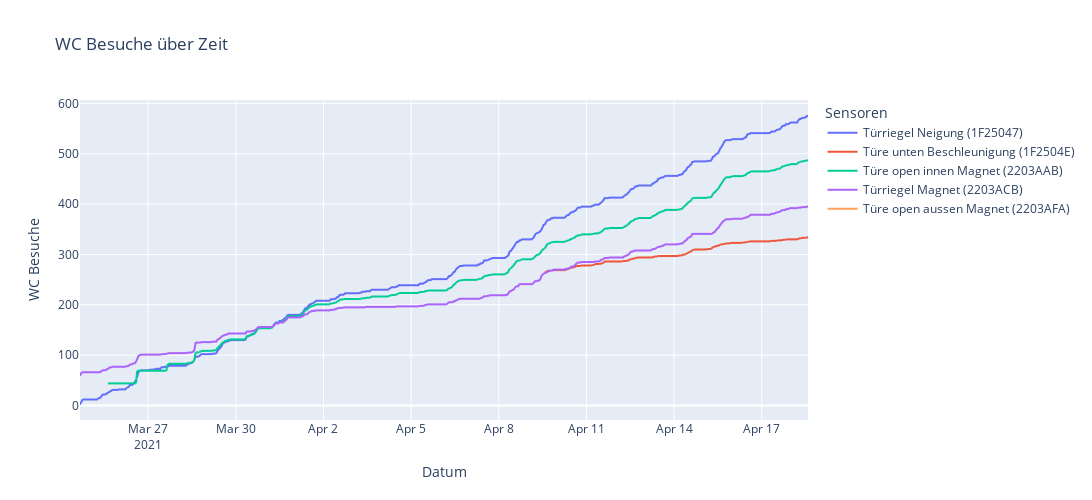

Notebook code for this chart:
### Markdown cell above
## Cummulative data over time

### Code cell
def customLegend(fig, nameSwap):
    for i, dat in enumerate(fig.data):
        for elem in dat:
            if elem == 'name':
                # print(fig.data[i].name)
                if fig.data[i].name in nameSwap.keys():
                    fig.data[i].name = nameSwap[fig.data[i].name]
    return(fig)

vis_data = message_data_wide.drop(columns = 'counter_2203AF9')
# subselect dat until April 18
vis_data = vis_data[vis_data['created'].dt.date <= pd.to_datetime('2021-04-18')]

fig = px.line(vis_data, x='created', y=get_sub_columns(vis_data, False, 'created'), width=1500, height=500, title='WC Besuche über Zeit')
# titles
# fig.update_xaxes(title_text='Datum')
# fig.update_yaxes(title_text='WC-Besuche')
fig.update_layout(
    xaxis_title = 'Datum',
    yaxis_title = 'WC Besuche',
    legend_title = 'Sensoren'
)
# legend
fig = customLegend(fig=fig, nameSwap = \
    { \
        'counter_1F25047' : 'Türriegel Neigung (1F25047)', \
        'counter_2203ACB' : 'Türriegel Magnet (2203ACB)', \
        'counter_1F2504E' : 'Türe unten Beschleunigung (1F2504E)', \
        'counter_2203AFA' : 'Türe open aussen Magnet (2203AFA)', \
        'counter_2203AAB' : 'Türe open innen Magnet (2203AAB)', \
        'counter_2203AF9' : 'Test Sensor (nicht installiert) (2203AF9)', \
    })

# set color
# fig.data[0].line.color = 'rgb(0, 0, 0)'
# fig.data[1].line.color = 'rgb(0, 0, 255)'

fig.show()

# matiplotlib (date formatting is not so nice)
# ax = message_data_wide[get_sub_columns(False, 'created')].plot(kind='line', x='created', figsize=(22, 5), style='-')

# ax.set_title('WC Besuche über Zeit')
# ax.set_xlabel('Date')
# ax.set_ylabel('WC-Besuche')

# ax.xaxis.set_major_formatter(dates.DateFormatter("%d.%m.%Y"))

### Figure 1 — Plotly figure (JSON) as saved in the notebook; plotly's stock layout.template omitted (floating-point values rounded to 4 significant figures; data arrays with more than 128 entries replaced by an {"elided": "..."} marker saying what was removed)
{"data": [{"hovertemplate": "variable=counter_1F25047<br>created=%{x}<br>value=%{y}<extra></extra>", "legendgroup": "counter_1F25047", "line": {"color": "#636efa", "dash": "solid"}, "mode": "lines", "name": "Türriegel Neigung (1F25047)", "showlegend": true, "type": "scattergl", "x": {"elided": "599 str values"}, "xaxis": "x", "y": {"elided": "599 int values"}, "yaxis": "y"}, {"hovertemplate": "variable=counter_1F2504E<br>created=%{x}<br>value=%{y}<extra></extra>", "legendgroup": "counter_1F2504E", "line": {"color": "#EF553B", "dash": "solid"}, "mode": "lines", "name": "Türe unten Beschleunigung (1F2504E)", "showlegend": true, "type": "scattergl", "x": {"elided": "599 str values"}, "xaxis": "x", "y": {"elided": "599 int values"}, "yaxis": "y"}, {"hovertemplate": "variable=counter_2203AAB<br>created=%{x}<br>value=%{y}<extra></extra>", "legendgroup": "counter_2203AAB", "line": {"color": "#00cc96", "dash": "solid"}, "mode": "lines", "name": "Türe open innen Magnet (2203AAB)", "showlegend": true, "type": "scattergl", "x": {"elided": "599 str values"}, "xaxis": "x", "y": {"elided": "599 float values"}, "yaxis": "y"}, {"hovertemplate": "variable=counter_2203ACB<br>created=%{x}<br>value=%{y}<extra></extra>", "legendgroup": "counter_2203ACB", "line": {"color": "#ab63fa", "dash": "solid"}, "mode": "lines", "name": "Türriegel Magnet (2203ACB)", "showlegend": true, "type": "scattergl", "x": {"elided": "599 str values"}, "xaxis": "x", "y": {"elided": "599 int values"}, "yaxis": "y"}, {"hovertemplate": "variable=counter_2203AFA<br>created=%{x}<br>value=%{y}<extra></extra>", "legendgroup": "counter_2203AFA", "line": {"color": "#FFA15A", "dash": "solid"}, "mode": "lines", "name": "Türe open aussen Magnet (2203AFA)", "showlegend": true, "type": "scattergl", "x": {"elided": "599 str values"}, "xaxis": "x", "y": {"elided": "599 null values"}, "yaxis": "y"}], "layout": {"height": 500, "legend": {"title": {"text": "Sensoren"}, "tracegroupgap": 0}, "title": {"text": "WC Besuche über Zeit"}, "width": 1500, "xaxis": {"anchor": "y", "domain": [0, 1], "title": {"text": "Datum"}}, "yaxis": {"anchor": "x", "domain": [0, 1], "title": {"text": "WC Besuche"}}}}
